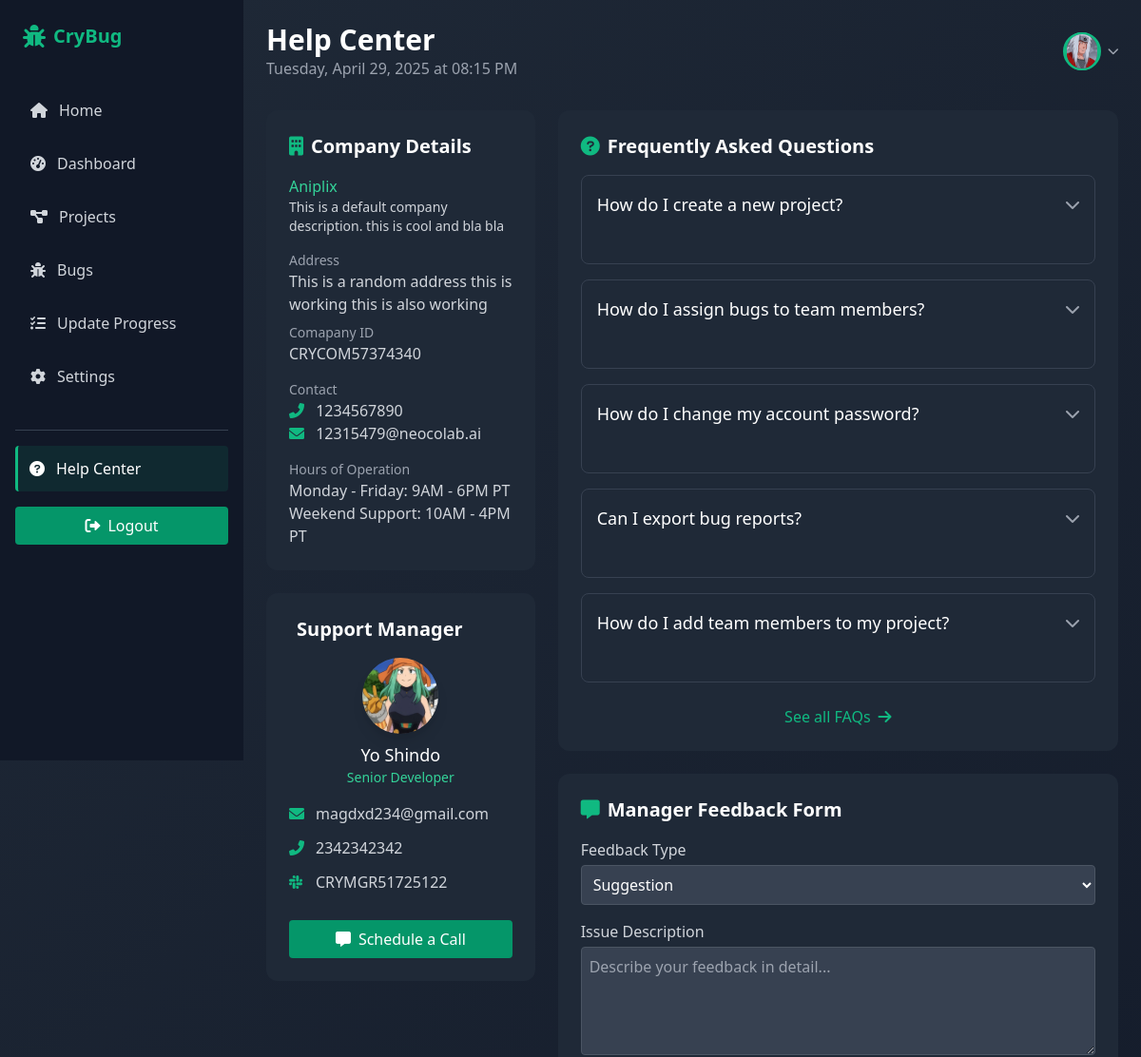
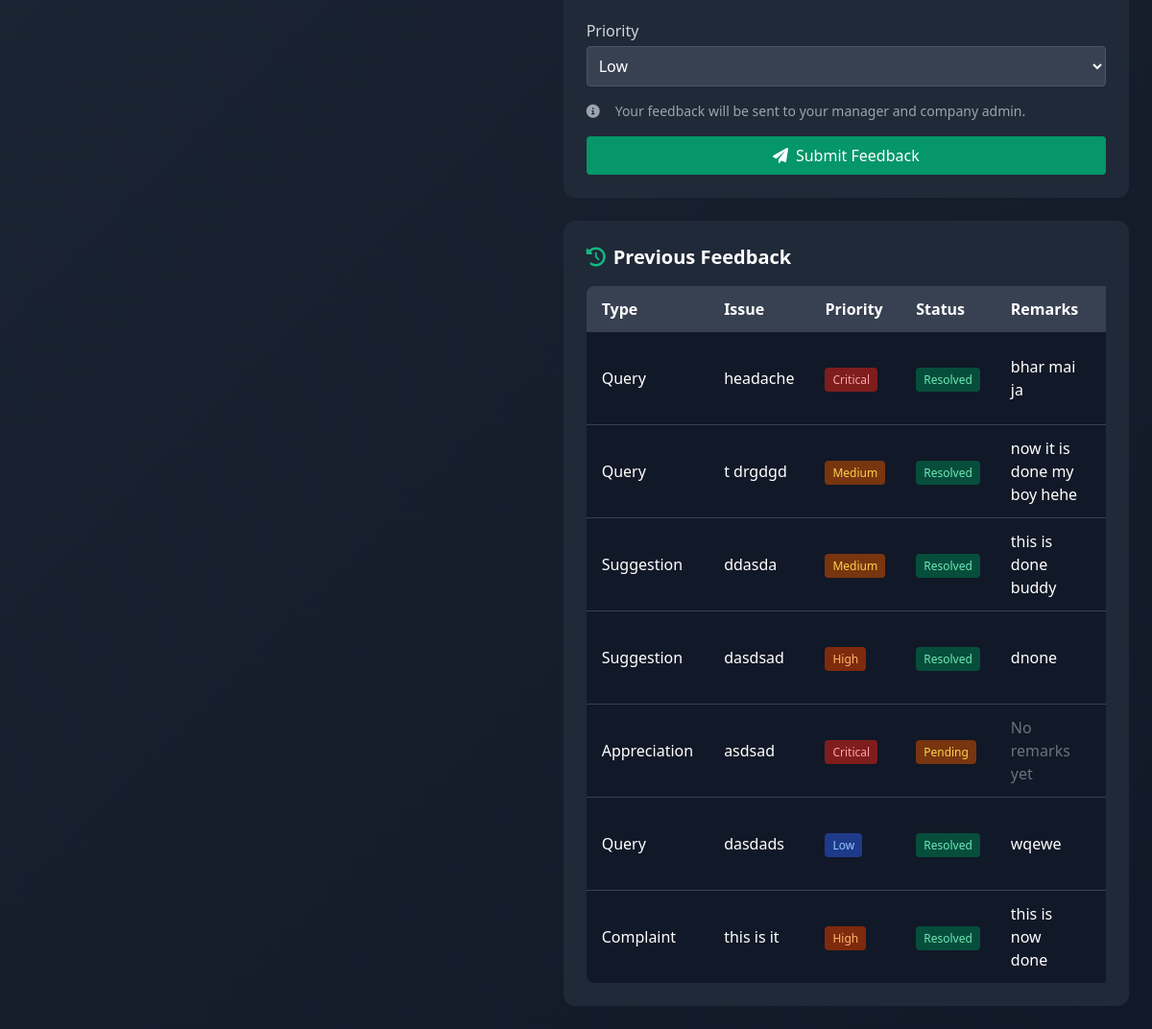
Screenshot of /employeeProfile/help.php (signed in) with the database file from the repository (2 pictures, top to bottom).
### tables this page shows
CREATE TABLE `emp_feedback` (
  `EF_id` int NOT NULL,
  `EF_emp_id` varchar(255) DEFAULT NULL,
  `EF_type` varchar(255) DEFAULT NULL,
  `EF_issue` varchar(1000) DEFAULT NULL,
  `EF_priority` varchar(20) DEFAULT NULL,
  `EF_remark` varchar(1000) DEFAULT NULL,
  `EF_resolved` int DEFAULT '0',
  `EF_mag_id` varchar(255) DEFAULT NULL
);

### employeeProfile/help.php (the view, shortened to what the rows shown need)
<?php
  include "connection.php" ;
  $mag_id = $_SESSION['mag_id'] ;
  $emp_id = $_SESSION['emp_id'] ;
  $previous_feedback_query = "SELECT * FROM emp_feedback WHERE EF_emp_id = '$emp_id' AND EF_mag_id = '$mag_id' ORDER BY EF_id DESC";
  $previous_feedback_result = mysqli_query($con, $previous_feedback_query);
?>
<!DOCTYPE html>
<html lang="en">
<head>
  <link rel="stylesheet" href="https://cdnjs.cloudflare.com/ajax/libs/tailwindcss/2.2.19/tailwind.min.css">
  <link rel="stylesheet" href="https://cdnjs.cloudflare.com/ajax/libs/font-awesome/6.0.0-beta3/css/all.min.css">
  <link rel="stylesheet" href="../src/output.css">
  <link rel="stylesheet" href="dashboard.css">
</head>
<body class="bg-gradient-custom text-white min-h-screen font-sans bg-black antialiased">
  <div class="flex flex-col md:flex-row">
    <aside class="sidebar w-64 bg-gray-900 p-4 md:fixed md:h-screen transition-all">
      <div class="flex items-center justify-between mb-8 p-2">
        <div class="flex items-center">
          <h1 class="text-xl font-bold text-green-500">CryBug</h1>
        </div>
      </div>
    </aside>
    <main class="md:ml-64 lg:ml-64 flex-1 p-4 md:p-6 transition-all">
      <div class="flex flex-col md:flex-row justify-between items-start md:items-center mb-8">
        <div>
          <h1 class="text-2xl md:text-3xl font-bold">Help Center</h1>
        </div>
      </div>
      <div class="grid grid-cols-1 lg:grid-cols-3 gap-6">
        <div class="lg:col-span-1">
          <div class="bg-gray-800 rounded-xl p-6 mb-6">
            <h2 class="text-xl font-bold flex items-center mb-4">
              <i class="fas fa-building text-green-500 mr-2"></i>
              Company Details
            </h2>
          </div>
          <div class="bg-gray-800 rounded-xl p-6">
            <h2 class="text-xl font-bold flex items-center mb-4">
              Support Manager
            </h2>
          </div>
        </div>
        <div class="lg:col-span-2">
          <div class="bg-gray-800 rounded-xl p-6 mb-6">
            <h2 class="text-xl font-bold flex items-center mb-4">
              <i class="fas fa-question-circle text-green-500 mr-2"></i>
              Frequently Asked Questions
            </h2>
          </div>
          <div class="bg-gray-800 rounded-xl p-6 mb-6">
            <h2 class="text-xl font-bold flex items-center mb-4">
              <i class="fas fa-comment-alt text-green-500 mr-2"></i>
              Manager Feedback Form
            </h2>
          </div>
          <div class="bg-gray-800 rounded-xl p-6">
            <h2 class="text-xl font-bold flex items-center mb-4">
              <i class="fas fa-history text-green-500 mr-2"></i>
              Previous Feedback
            </h2>
            <?php if(mysqli_num_rows($previous_feedback_result) > 0): ?>
              <div class="overflow-x-auto">
                <table class="min-w-full bg-gray-900 rounded-lg overflow-hidden">
                  <thead class="bg-gray-700">
                    <tr>
                      <th class="py-3 px-4 text-left">Type</th>
                      <th class="py-3 px-4 text-left">Issue</th>
                      <th class="py-3 px-4 text-left">Priority</th>
                      <th class="py-3 px-4 text-left">Status</th>
                      <th class="py-3 px-4 text-left">Remarks</th>
                      <th class="py-3 px-4 text-left">Action</th>
                    </tr>
                  </thead>
                  <tbody class="divide-y divide-gray-700">
                    <?php while($feedback = mysqli_fetch_assoc($previous_feedback_result)): ?>
                      <tr class="hover:bg-gray-800">
                        <td class="py-3 px-4"><?php echo htmlspecialchars($feedback['EF_type']); ?></td>
                        <td class="py-3 px-4"><?php echo htmlspecialchars($feedback['EF_issue']); ?></td>
                        <td class="py-3 px-4">
                          <span class="px-2 py-1 rounded text-xs
                            <?php
                              switch($feedback['EF_priority']) {
                                case 'Low': echo 'bg-blue-900 text-blue-300'; break;
                                case 'Medium': echo 'bg-yellow-900 text-yellow-300'; break;
                                case 'High': echo 'bg-orange-900 text-orange-300'; break;
                                case 'Critical': echo 'bg-red-900 text-red-300'; break;
                              }
                            ?>">
                            <?php echo htmlspecialchars($feedback['EF_priority']); ?>
                          </span>
                        </td>
                        <td class="py-3 px-4">
                          <span class="px-2 py-1 rounded text-xs <?php echo $feedback['EF_resolved'] == 0 ? 'bg-yellow-900 text-yellow-300' : 'bg-green-900 text-green-300'; ?>">
                            <?php echo $feedback['EF_resolved'] == 0 ? 'Pending' : 'Resolved'; ?>
                          </span>
                        </td>
                        <td class="py-3 px-4">
                          <?php echo !empty($feedback['EF_remark']) ? htmlspecialchars($feedback['EF_remark']) : '<span class="text-gray-500">No remarks yet</span>'; ?>
                        </td>
                        <td class="py-3 px-4">
                        </td>
                      </tr>
                    <?php endwhile; ?>
                  </tbody>
                </table>
              </div>
            <?php else: ?>
              <div class="bg-gray-700 p-4 rounded text-center">
                <p class="text-gray-400">You haven't submitted any feedback yet.</p>
              </div>
            <?php endif; ?>
          </div>
        </div>
      </div>
    </main>
  </div>
</body>
</html>

### rows the page displays
emp_feedback: EF_type "Query", EF_issue "headache", EF_priority "Critical", EF_resolved "Resolved", EF_remark "bhar mai ja"
emp_feedback: EF_type "Query", EF_issue "t drgdgd", EF_priority "Medium", EF_resolved "Resolved", EF_remark "now it is done my boy hehe"
emp_feedback: EF_type "Suggestion", EF_issue "ddasda", EF_priority "Medium", EF_resolved "Resolved", EF_remark "this is done buddy"
emp_feedback: EF_type "Suggestion", EF_issue "dasdsad", EF_priority "High", EF_resolved "Resolved", EF_remark "dnone"
emp_feedback: EF_type "Appreciation", EF_issue "asdsad", EF_priority "Critical", EF_resolved "Pending", shows "No remarks yet"
emp_feedback: EF_type "Query", EF_issue "dasdads", EF_priority "Low", EF_resolved "Resolved", EF_remark "wqewe"
emp_feedback: EF_type "Complaint", EF_issue "this is it", EF_priority "High", EF_resolved "Resolved", EF_remark "this is now done"

### other values shown
$cmp_name "Aniplix"
$cmp_descp "This is a default company description. this is cool and bla bla"
$cmp_address "This is a random address this is working this is also working"
$cmp_id "CRYCOM57374340"
$cmp_phone "1234567890"
$cmp_mail "12315479@neocolab.ai"
$mag_name "Yo Shindo"
$mag_role "Senior Developer"
$mag_email "magdxd234@gmail.com"
$mag_phone "2342342342"
$mag_id "CRYMGR51725122"
